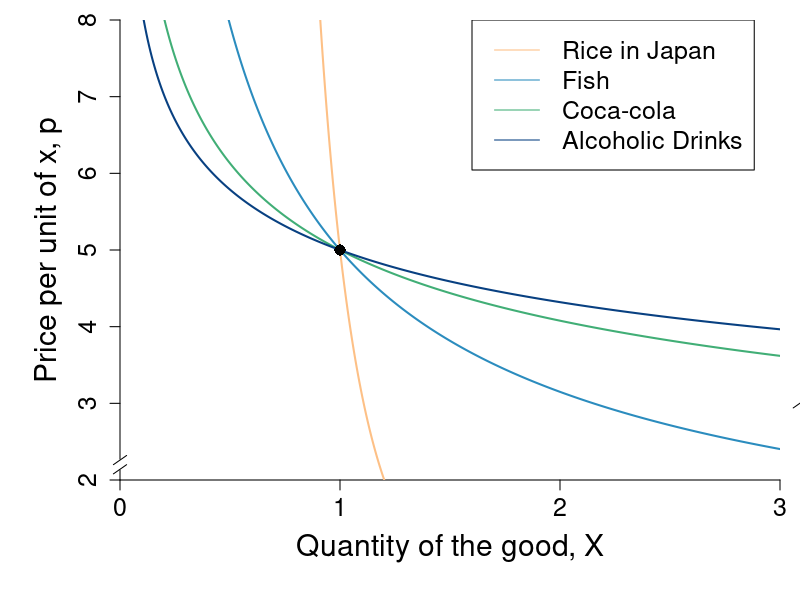

The R script that drew this image:
require(shape)
require(plotrix)
require(ggplot2)
#pdf(file = "property_psp1_offerSTEP1.pdf", width = 9, height = 7)
#pdf(file = "property_psp1_offerSTEP2.pdf", width = 9, height = 7)
#pdf(file = "property_psp1_offerSTEP3.pdf", width = 9, height = 7)
#pdf(file = "property_psp1_offerSTEP4.pdf", width = 9, height = 7)
pdf(file = "indmarketdemand/elasticity_fig.pdf", width = 9, height = 7)

#Set parameters for graphics
pointsize <- 1.8
axislabelsize <- 1.8
labelsize <- 1.5
namesize <- 1.8
annotatesize <- 1.5
graphlinewidth <- 2
segmentlinewidth <- 1.5

COL <- c("#7fc97f", "#beaed4", "#fdc086", "#ffff99", "#386cb0", "#f0027f", "#bf5b17", "#666666")
COLA <- c("#99d8c9","#66c2a4","#41ae76", "#238b45", "#005824")
COLB <- c("#4eb3d3", "#2b8cbe", "#0868ac","#084081")

par(mar =  c(6, 6, 1, 1))
xlims <- c(0, 3)
ylims <- c(2, 8)
xlims2 <- c(10, 0)
ylims2 <- c(15, 0)

elasticity1 <- function(x, A, b ) {
  A*x^(1/b)
}

plot(0, 0, xlim = xlims, ylim = ylims, type = "n",
     xlab = "Quantity of the good, X",
     ylab = "Price per unit of x, p", 
     xaxt = "n", 
     yaxt = "n", 
     cex.lab = axislabelsize, 
     bty = "n",
     xaxs="i", 
     yaxs="i")

ticksy <- seq(from = 0, to = 15, by = 1)
ylabels <- seq(from = 0, to = 15, by = 1)
ticksx <- seq(from = 0, to = 10, by = 1)
xlabels <- seq(from = 0, to = 10, by = 1)
axis(1, at = ticksx, pos = 2, labels = xlabels, cex.axis = labelsize)
axis(2, at = ticksy, pos = 0, labels = ylabels, las = 0, cex.axis = labelsize)

axis.break(axis=1,breakpos=NULL,pos=xlims[2],bgcol="white",breakcol="black",
           style="slash",brw=0.02)
axis.break(axis = 2, breakpos = 2.2, pos = 0,
           bgcol = "white", breakcol = "black",
           style = "slash", brw = 0.02)

npts <- 500 
npts2 <- 501

#Specify the sequences of points for graphing. 
xx1 <- seq(xlims[1], xlims[2], length.out = npts)
yy1 <- elasticity1(xx1, A = 5, b = -0.2)
xx2 <- seq(xlims[1], xlims[2], length.out = npts)
yy2 <- elasticity1(xx2, A = 5, b = -1.5)
xx3 <- seq(xlims[1], xlims[2], length.out = npts)
yy3 <- elasticity1(xx3, A = 5, b = -3.4)
xx4 <- seq(xlims[1], xlims[2], length.out = npts)
yy4 <- elasticity1(xx4, A = 5, b = -4.74)

lines(xx1,yy1, col = COL[3], lwd = graphlinewidth)
lines(xx2,yy2, col = COLB[2], lwd = graphlinewidth)
lines(xx3,yy3, col = COLA[3], lwd = graphlinewidth)
lines(xx4,yy4, col = COLB[4], lwd = graphlinewidth)

points(1, 5, pch = 16, col = "black", cex = 1.5)

legend(1.6, 8, 
       legend=c("Rice in Japan", "Fish","Coca-cola","Alcoholic Drinks"),
       col=c(COL[3], COLB[2],COLA[3],COLB[4]), 
       lty=1, cex=labelsize)


dev.off()
